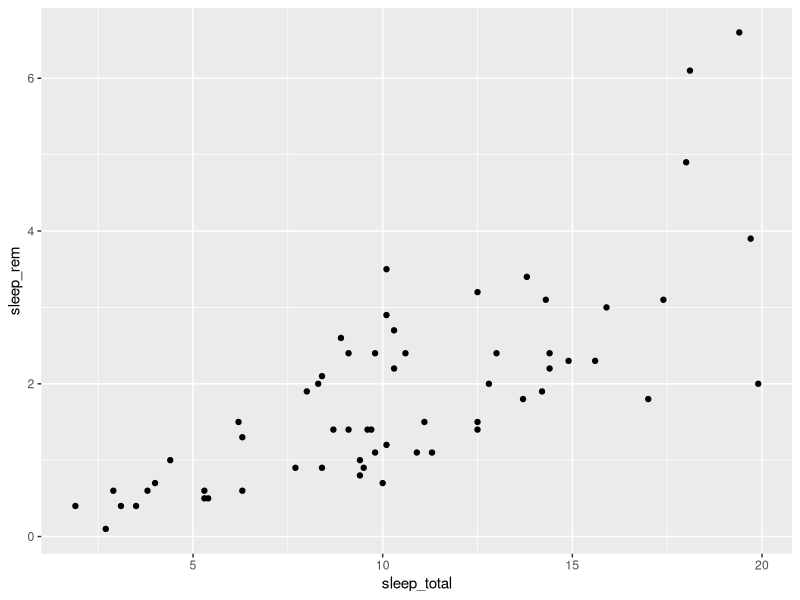
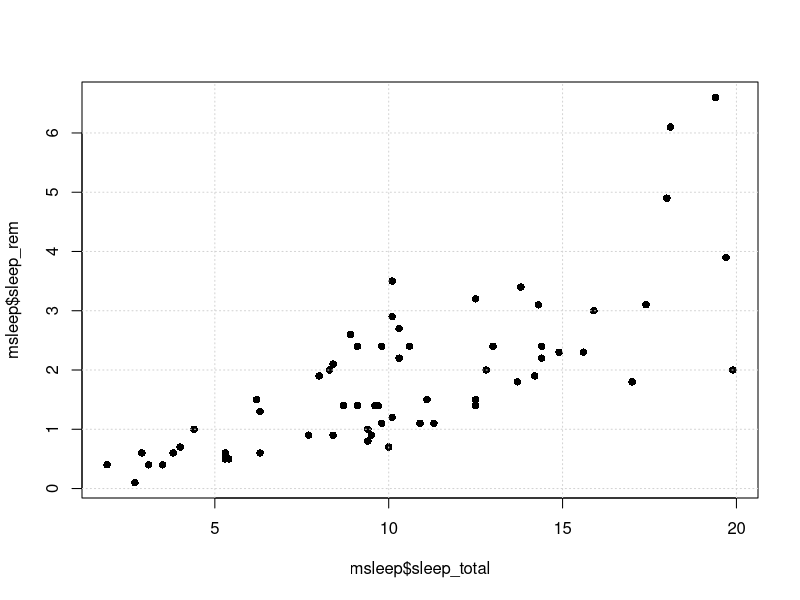
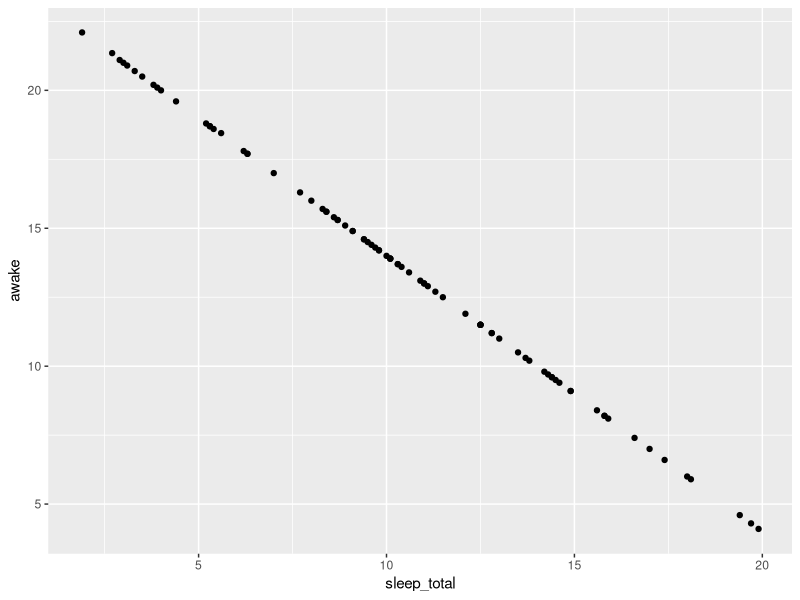
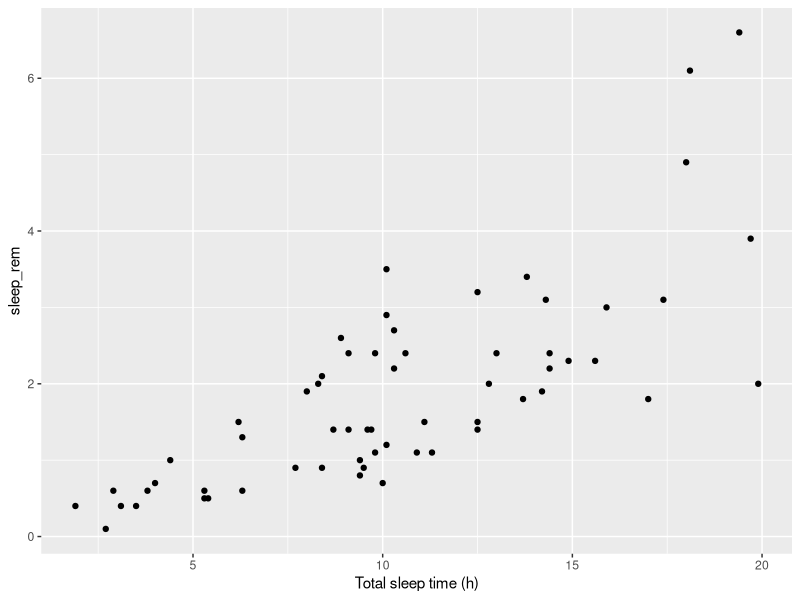
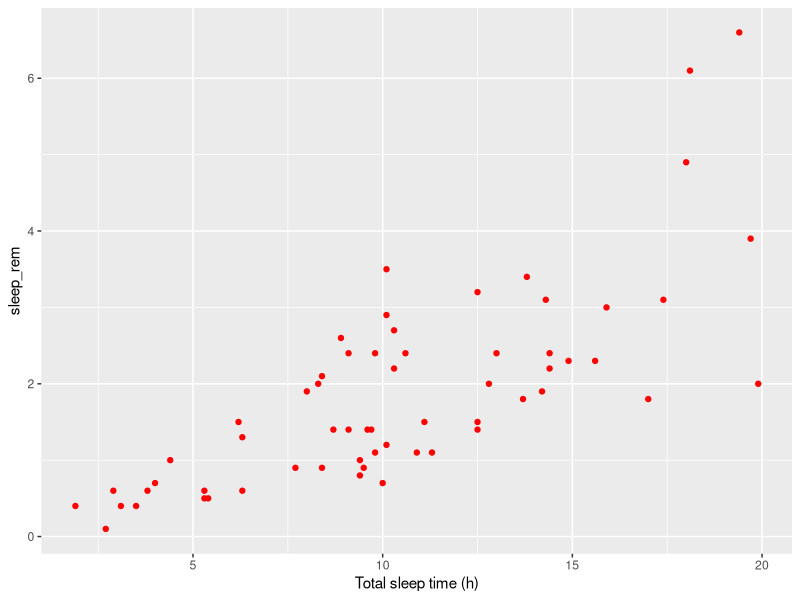
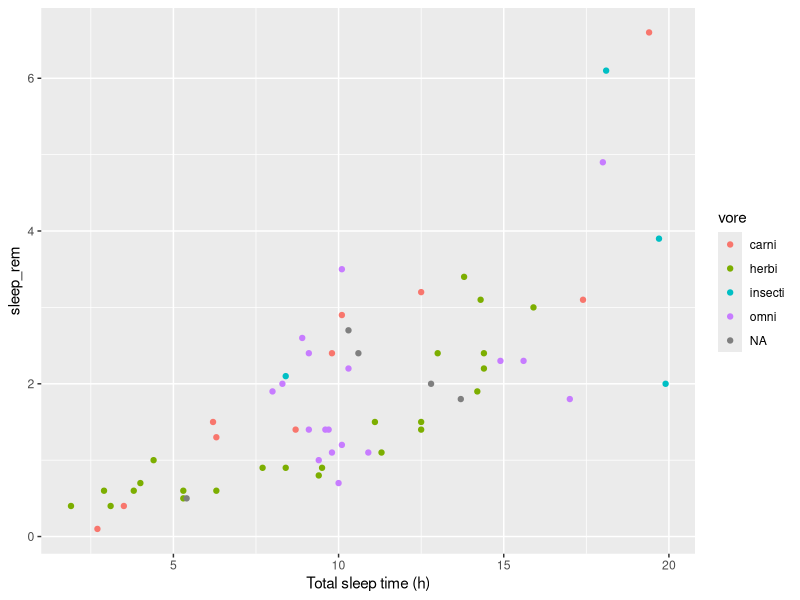
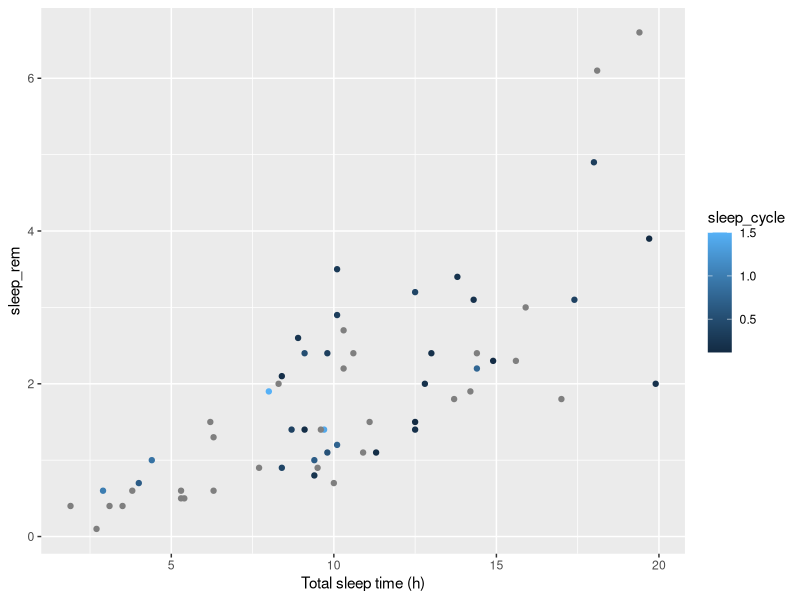
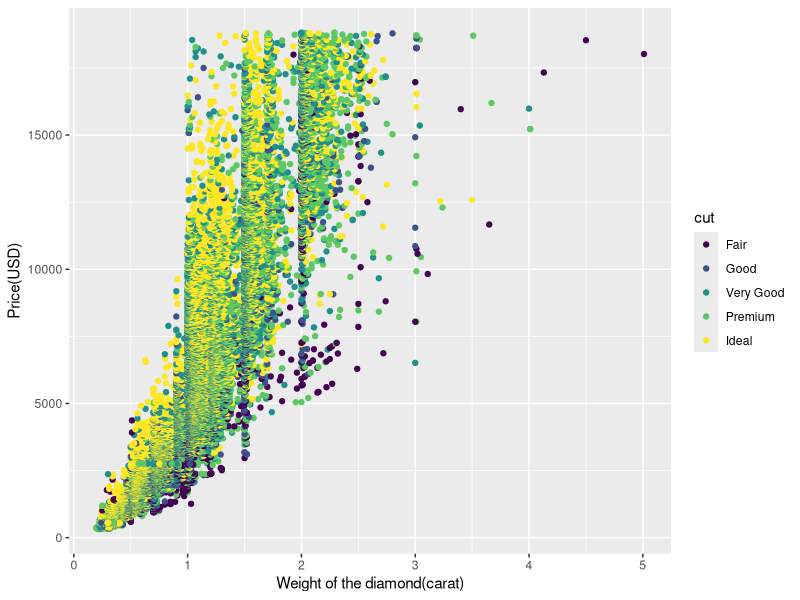

Recreate these plots in R, in order.
#Øvelser kap 2 i læreboka

#2.4

height<- c(170, 176, 182, 175, 187)
weight<- c(55, 67, 76, 83, 70)

hw_data <- data.frame(height, weight)

#2.5
x<- 1:5
x<- 5:1
x<-c(1:5,4:1)

#Eksempler

# Compute the correlation between the variables age and purchase
age <- c(28, 48, 47, 71, 22, 80, 48, 30, 31)
purchase <- c(20, 59, 2, 12, 22, 160, 34, 34, 29)
cor(age, purchase)

#Pearson er følsom for utliggere, bruker spearman

cor(age, purchase, method = "spearman")


#Exercise2.6 Using the data you created in Exercise 2.4, do the following:
#Compute the mean height of the people.
mean(height)
#Compute the correlation between height and weight.
cor(height, weight, method = "spearman")

#Exercise 2.7 Do the following:
#Read the documentation for the function length. What does it do? 
#Apply it to your height vector.
?length
length(height)


#Read the documentation for the function sort. What does it do? 
#What does the argument decreasing (the values of which can be either FALSE or TRUE) do? 
#Apply the function to your weight vector
?sort
sort(weight,decreasing = FALSE)

#Exercise 2.8 Compute the following:
  
sqrt(pi)

exp(2) * log(4)
#Exercise 2.9 R will return non-numerical answers if you try to perform computations 
#where the answer is infinite or undefined. Try the following to see some possible results
1/0
0/0
sqrt(-1)


library(ggplot2)
msleep
View(msleep)

#nyttige funksjoner
head(msleep)
tail(msleep)
dim(msleep)
str(msleep)
names(msleep)

data(msleep)

##numeriske data

summary(msleep)

#sleep_rem  
#Min.   :0.100
#1st Qu.:0.900
#Median :1.500
#Mean   :1.875
#3rd Qu.:2.400
#Max.   :6.600
#NA's   :22

#hente ut en variable
msleep$sleep_total

# examples of functions that can be used to compute descriptive statistics for this vector are:S
mean(msleep$sleep_total)      # Mean
median(msleep$sleep_total)    # Median
max(msleep$sleep_total)       # Max
min(msleep$sleep_total)       # Min
sd(msleep$sleep_total)        # Standard deviation
var(msleep$sleep_total)       # Variance
quantile(msleep$sleep_total)  # Various quantiles

#To see how many animals sleep for more than 8 hours a day, we can use the following
sum(msleep$sleep_total > 8)   # Frequency (count)
mean(msleep$sleep_total > 8)  # Relative frequency (proportion)

mean(msleep$sleep_rem)
#is NA because there is NA values in sleep_rem vector
# instead, we use
mean(msleep$sleep_rem, na.rm = TRUE)

#same problem with correlation
cor(msleep$sleep_total, msleep$sleep_rem)

# now we use "use = "complete.obs" "
cor(msleep$sleep_total, msleep$sleep_rem, use = "complete.obs")

## Categorical data
table(msleep$vore)
#proportions
proportions(table(msleep$vore))

#table function:
# Counts:
table(msleep$vore, msleep$conservation)

# Proportions, per row:
proportions(table(msleep$vore, msleep$conservation),
            margin = 1)

# Proportions, per column:
proportions(table(msleep$vore, msleep$conservation),
            margin = 2)

View(diamonds)
str(diamonds)
summary(diamonds)

## Plotting numerical data
library(ggplot2)
ggplot(msleep, aes(x = sleep_total, y = sleep_rem)) + geom_point()

plot(msleep$sleep_total, msleep$sleep_rem, pch = 16)
grid()

#Exercise 2.11 Create a scatterplot with total sleeping time along the x-axis and 
#time awake along the y-axis (using the msleep data). 
#What pattern do you see? Can you explain it?
library(ggplot2)
ggplot(msleep, aes(x = sleep_total, y = awake)) + geom_point()

#titles using x and y lab
ggplot(msleep, aes(sleep_total, sleep_rem)) +
  geom_point() +
  xlab("Total sleep time (h)")

ggplot(msleep, aes(sleep_total, sleep_rem)) +
  geom_point(colour = "red") +
  xlab("Total sleep time (h)")

#You can run colors() in the Console to see a list of the 657 colours
#that have names in R (examples of which include "papayawhip", 
#"blanchedalmond", and "cornsilk4"), or use colour hex codes like "#FF5733".

colors()

ggplot(msleep, aes(sleep_total, sleep_rem, colour = vore)) +
  geom_point() +
  xlab("Total sleep time (h)")

#continous variable
ggplot(msleep, aes(sleep_total, sleep_rem, colour = sleep_cycle)) +
  geom_point() +
  xlab("Total sleep time (h)")

#Exercise 2.12
ggplot(diamonds, aes(carat, price, colour = cut)) +
  geom_point() +
  xlab("Weight of the diamond(carat)") +
  ylab("Price(USD)")

ggplot(diamonds, aes(carat, price, colour = cut)) +
  geom_point(alpha = 0.25) +
  xlab("Weight of the diamond(carat)") +
  ylab("Price(USD)")

#Exercise 2.13
ggplot(diamonds, aes(carat, price, shape = cut)) +
  geom_point() +
  xlab("Weight of the diamond(carat)") +
  ylab("Price(USD)")

ggplot(diamonds, aes(carat, price, size = x)) +
  geom_point() +
  xlab("Weight of the diamond(carat)") +
  ylab("Price(USD)")
##
ggplot(msleep, aes(brainwt, sleep_total, colour = vore)) + 
  geom_point() +
  xlab("Brain weight") +
  ylab("Total sleep time")
# plottet viser noen utliggere som vi kan ta vekk med å bestemme grensene for 
# x-aksen

ggplot(msleep, aes(brainwt, sleep_total, colour = vore)) + 
  geom_point() +
  xlab("Brain weight") +
  ylab("Total sleep time") +
  xlim(0,1.5)

#bedre, men prøver med log
ggplot(msleep, aes(log(brainwt), sleep_total, colour = vore)) + 
  geom_point() +
  xlab("log(Brain weight)") +
  ylab("Total sleep time")

#tilslutt, lage logskala på x-aksen

ggplot(msleep, aes(brainwt, sleep_total, colour = vore)) + 
  geom_point() +
  xlab("Brain weight (logarithmic scale)") +
  ylab("Total sleep time") +
  scale_x_log10()

#Exercise 2.14
ggplot(msleep, aes(log(bodywt), log(brainwt), colour = sleep_total)) + 
  geom_point() +
  xlab("log(Body weight)") +
  ylab("log(Brain weight)")

# facetting -  i.e. to create a grid of plots corresponding to the different groups.

ggplot(msleep, aes(brainwt, sleep_total)) + 
  geom_point() +
  xlab("Brain weight (logarithmic scale)") +
  ylab("Total sleep time") +
  scale_x_log10() +
  facet_wrap(~ vore)

#Exercise 2.15
ggplot(diamonds, aes(carat, price)) + 
  geom_point() +
  xlab("carat") +
  ylab("price") +
  facet_wrap(~ cut)

?facet_wrap

ggplot(diamonds, aes(carat, price)) + 
  geom_point() +
  xlab("carat") +
  ylab("price") +
  facet_wrap(~ cut, nrow=5)

# boxplot
# Base R:
boxplot(sleep_total ~ vore, data = msleep)

# ggplot2:
ggplot(msleep, aes(vore, sleep_total)) +
  geom_boxplot()

#Forklaringer på boxplot
#Median: the thick black line inside the box.
#First quartile: the bottom of the box
#Third quartile: the top of the box.
#Minimum: the end of the line (“whisker”) that extends from the bottom of the box.
#Maximum: the end of the line that extends from the top of the box.
#Outliers: observations that deviate too much12 from the rest are shown as separate points. 
#These outliers are not included in the computation of the median, quartiles and the extremes.

#Exercise 2.16
ggplot(diamonds, aes(price,cut)) +
  geom_boxplot(fill = "red")

?geom_boxplot

ggplot(diamonds, aes(price,reorder(cut, price, median))) +
  geom_boxplot(color = "magenta", fill = "red")

ggplot(diamonds, aes(reorder(cut, price), price)) +
  geom_boxplot(colour = "magenta", fill = "turquoise") +
  geom_jitter(size = 0.1, alpha = 0.2)

# Histogram
# Base R:
hist(msleep$sleep_total)

# ggplot2:
ggplot(msleep, aes(sleep_total)) +
  geom_histogram()

#Exercise 2.17
ggplot(diamonds, aes(price)) +
  geom_histogram()

ggplot(diamonds, aes(price)) +
  geom_histogram(color = "black") +
  facet_wrap(~ cut)

## Plotting categorical data

#Bar charts

# Base R
barplot(table(msleep$vore))

# ggplot2
ggplot(msleep, aes(vore)) +
  geom_bar()

#To create a stacked bar chart using ggplot2, we use map all groups to the same
#value on the x-axis and then map the different groups to different colours. 
#This can be done as follows:

ggplot(msleep, aes(factor(1), fill = vore)) +
  geom_bar() 

#Exercise 2.18
ggplot(diamonds, aes(cut, fill = clarity)) +
  geom_bar(width = 0.8, position = "dodge") 
  
# Endrer retning
ggplot(diamonds, aes(cut)) +
  geom_bar() +
  coord_flip()

#To set different colours for the bars, we can use fill, either to set the 
#colours manually or using default colours (by adding a colour aesthetic)

# Set colours manually:
ggplot(diamonds, aes(cut)) +
  geom_bar(fill = c("red", "yellow", "blue", "green", "purple"))

# Use defaults:
ggplot(diamonds, aes(cut, fill = cut)) +
  geom_bar()

#control bar width
ggplot(diamonds, aes(cut, fill = cut)) +
  geom_bar(width = 0.5)

#By adding fill = clarity to aes we create stacked bar charts:
ggplot(diamonds, aes(cut, fill = clarity)) +
  geom_bar()

# "dodge" to geom_bar we obtain grouped bar charts:
ggplot(diamonds, aes(cut, fill = clarity)) +
  geom_bar(position = "dodge")
